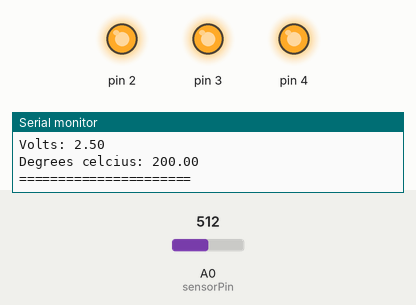
The sketch below on a simulated Arduino Uno, built with avr-gcc and run on an emulated ATmega328P. Shown: output pins drawn as LEDs (lit = HIGH), the last lines printed to the serial monitor. Inputs (shaded band) come from the test bench; at power-on: A0 (sensorPin) = 512.

Above: at 3.8 s.
3.9 s: A0 (sensorPin) set to 176
7.8 s: A0 (sensorPin) set to 167
At 9.5 s:
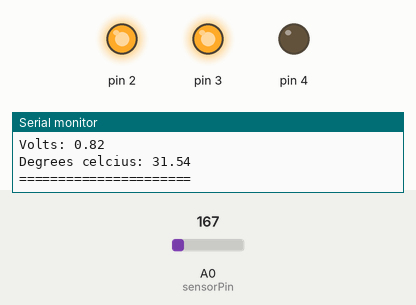
11.7 s: A0 (sensorPin) set to 122
At 12.3 s:
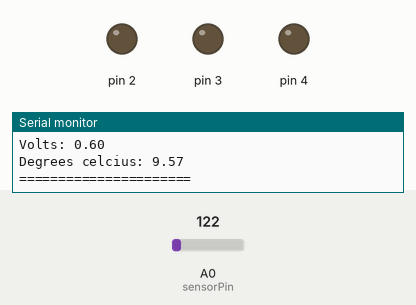
15.6 s: A0 (sensorPin) set to 306
At 19.3 s:
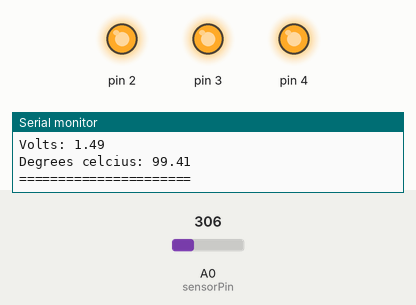
19.6 s: A0 (sensorPin) set to 0
At 22.1 s:
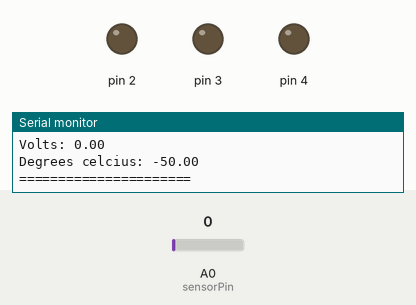
Timing chart, 0 to 23.6 s (numbered marks = the images above; inputs shaded):
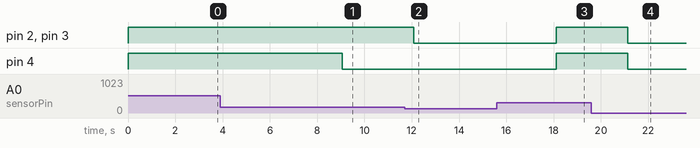

Measured:
- the behaviour switches between 168 and 167 on A0 (sensorPin) (found by bisection; images 0 and 1)
- after the input at 7.8 s, pin 4: HIGH → LOW after 1.3 s
- after the input at 11.7 s, pin 2, pin 3: HIGH → LOW after 0.38 s
- after the input at 15.6 s, pin 2–4: LOW → HIGH after 2.5 s
- after the input at 19.6 s, pin 2–4: HIGH → LOW after 1.5 s

The sketch:

Love-o-meter.ino
```cpp
const int sensorPin = A0;
const float baselineTemp = 26.0;

void setup() {
  // put your setup code here, to run once:
  Serial.begin(9600); // open a serial port

  for(int pinNumber =2; pinNumber<5; pinNumber++)
  {
    pinMode(pinNumber, OUTPUT);
    digitalWrite(pinNumber, LOW);
  }
}

void loop() {
  // put your main code here, to run repeatedly:
  int sensorVal = analogRead(sensorPin);

  Serial.println(String("Sensor value: ") + sensorVal);

  // Convert the ADC reading to voltage
  float voltage = (sensorVal/1024.0) * 5.0;

  Serial.println(String("Volts: ") + voltage);

  // Convert the voltage to temperature in degrees
  float temperature = (voltage - 0.5) *100;

  Serial.println(String("Degrees celcius: ") + temperature);

  Serial.println("======================");

  if(temperature < baselineTemp)
  {
    digitalWrite(2, LOW);
    digitalWrite(3, LOW);
    digitalWrite(4, LOW);
  }
  else if (temperature >= baselineTemp+2
    && temperature < baselineTemp +4)
    {
      digitalWrite(2, HIGH);
      digitalWrite(3, LOW);
      digitalWrite(4, LOW);
    }
  else if (temperature >= baselineTemp + 4
    && temperature < baselineTemp +6)
    {
      digitalWrite(2, HIGH);
      digitalWrite(3, HIGH);
      digitalWrite(4, LOW);
    }
  else if (temperature >= baselineTemp + 6)
  {
      digitalWrite(2, HIGH);
      digitalWrite(3, HIGH);
      digitalWrite(4, HIGH);
  }

  delay(3000);


}
```
